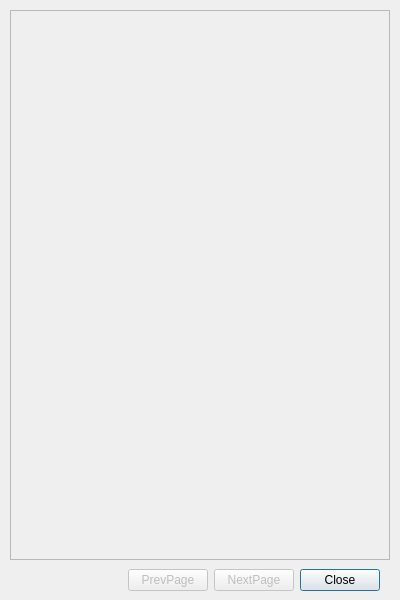
<?xml version="1.0" encoding="UTF-8"?>
<ui version="4.0">
 <class>ActivityDialog</class>
 <widget class="QDialog" name="ActivityDialog">
  <property name="geometry">
   <rect>
    <x>0</x>
    <y>0</y>
    <width>400</width>
    <height>600</height>
   </rect>
  </property>
  <property name="windowTitle">
   <string>Dialog</string>
  </property>
  <widget class="WebView" name="webView" native="true">
   <property name="geometry">
    <rect>
     <x>10</x>
     <y>10</y>
     <width>380</width>
     <height>550</height>
    </rect>
   </property>
   <widget class="QFrame" name="frame">
    <property name="enabled">
     <bool>true</bool>
    </property>
    <property name="geometry">
     <rect>
      <x>0</x>
      <y>0</y>
      <width>380</width>
      <height>550</height>
     </rect>
    </property>
    <property name="sizePolicy">
     <sizepolicy hsizetype="Preferred" vsizetype="Preferred">
      <horstretch>0</horstretch>
      <verstretch>0</verstretch>
     </sizepolicy>
    </property>
    <property name="frameShape">
     <enum>QFrame::StyledPanel</enum>
    </property>
    <property name="frameShadow">
     <enum>QFrame::Raised</enum>
    </property>
   </widget>
  </widget>
  <widget class="QWidget" name="horizontalLayoutWidget">
   <property name="geometry">
    <rect>
     <x>19</x>
     <y>560</y>
     <width>361</width>
     <height>41</height>
    </rect>
   </property>
   <layout class="QHBoxLayout" name="horizontalLayout">
    <item>
     <spacer name="horizontalSpacer">
      <property name="orientation">
       <enum>Qt::Horizontal</enum>
      </property>
      <property name="sizeHint" stdset="0">
       <size>
        <width>40</width>
        <height>20</height>
       </size>
      </property>
     </spacer>
    </item>
    <item>
     <widget class="QPushButton" name="prevPage">
      <property name="enabled">
       <bool>false</bool>
      </property>
      <property name="text">
       <string>PrevPage</string>
      </property>
      <property name="autoDefault">
       <bool>false</bool>
      </property>
     </widget>
    </item>
    <item>
     <widget class="QPushButton" name="nextPage">
      <property name="enabled">
       <bool>false</bool>
      </property>
      <property name="text">
       <string>NextPage</string>
      </property>
      <property name="autoDefault">
       <bool>false</bool>
      </property>
     </widget>
    </item>
    <item>
     <widget class="QPushButton" name="close">
      <property name="text">
       <string>Close</string>
      </property>
     </widget>
    </item>
   </layout>
  </widget>
 </widget>
 <customwidgets>
  <customwidget>
   <class>WebView</class>
   <extends>QWidget</extends>
   <header>view/webview.h</header>
   <container>1</container>
  </customwidget>
 </customwidgets>
 <resources/>
 <connections/>
</ui>
